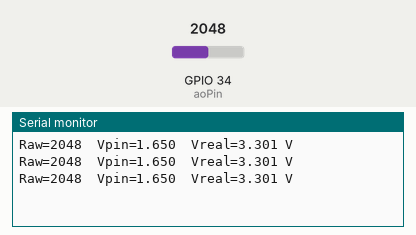
Recording of a sketch running on a simulated ESP32. On the bench: the last lines printed to the serial monitor. The test bench sets the inputs (shaded band); at power-on: GPIO 34 (aoPin) = 2048 (analog values on the 0–4095 scale).

Above: at 1.3 s.
1.4 s: GPIO 34 (aoPin) set to 1040
At 1.9 s:
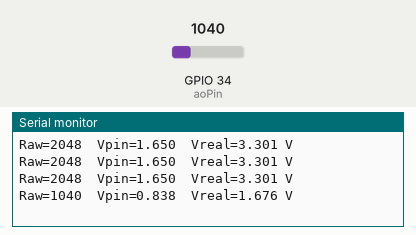
2.9 s: GPIO 34 (aoPin) set to 927
At 3.4 s:
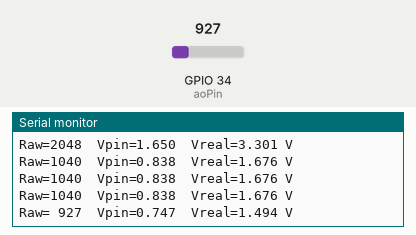
5.0 s: GPIO 34 (aoPin) set to 107
At 5.4 s:
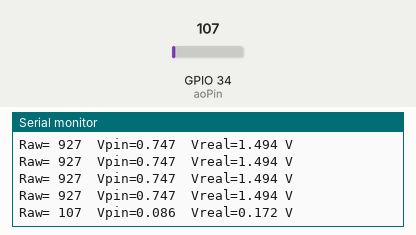
6.5 s: GPIO 34 (aoPin) set to 95
At 6.9 s:
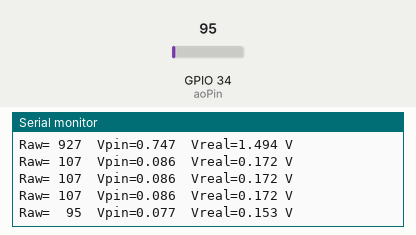

The sketch:

example.ino
```cpp
// Reads the MQ-2 via an ESP32 ADC input behind a 2:1 voltage divider, converts the raw ADC value to the measured pin voltage and the real sensor voltage, and prints the results over Serial.
//
// Buy this module: https://shillehtek.com/products/mq-2-flammable-gas-smoke-sensor-module-for-arduino-safety
// Full manual: https://shillehtek.com/blogs/shillehtek-product-manuals/mq-2-flammable-gas-smoke-sensor-module-for-arduino-safety-manual
// More examples: https://github.com/shillehbean/shillehtek-examples
//

// MQ-2 on ESP32 - read AO through a 2:1 divider

const int   aoPin   = 34;
const float VREF    = 3.3;
const float DIVIDER = 0.5;

void setup() {
  Serial.begin(115200);
  analogReadResolution(12);
}

void loop() {
  int raw = analogRead(aoPin);
  float vAtPin = raw * VREF / 4095.0;
  float vReal  = vAtPin / DIVIDER;
  Serial.printf("Raw=%4d  Vpin=%.3f  Vreal=%.3f V\n", raw, vAtPin, vReal);
  delay(500);
}
```

Measured:
- the behaviour switches between 1000 and 999 on GPIO 34 (aoPin) (found by bisection; images 1 and 2)
- the behaviour switches between 100 and 99 on GPIO 34 (aoPin) (found by bisection; images 3 and 4)
- after the input at 1.4 s, the serial monitor: prints a new line after 0.10 s (image 1)
- after the input at 2.9 s, the serial monitor: prints a new line after 0.10 s (image 2)
- after the input at 5.0 s, the serial monitor: prints a new line at once (image 3)
- after the input at 6.5 s, the serial monitor: prints a new line at once (image 4)
